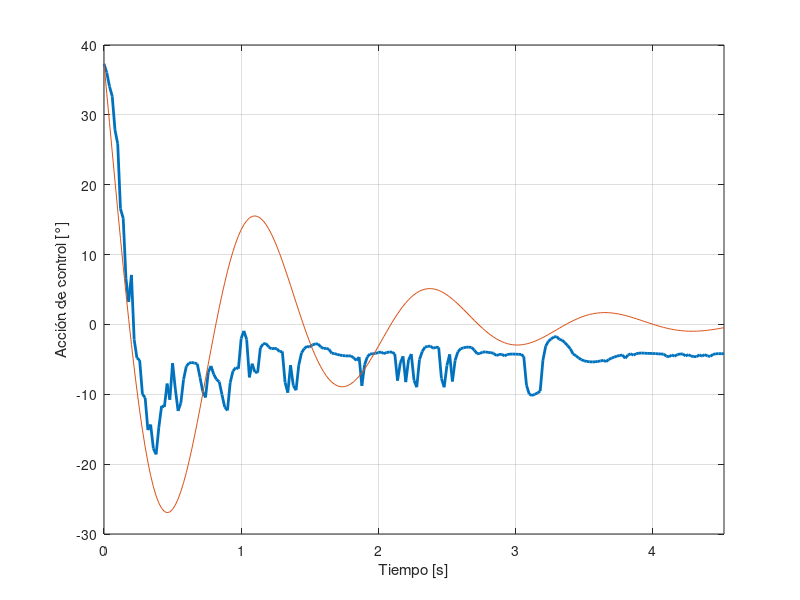
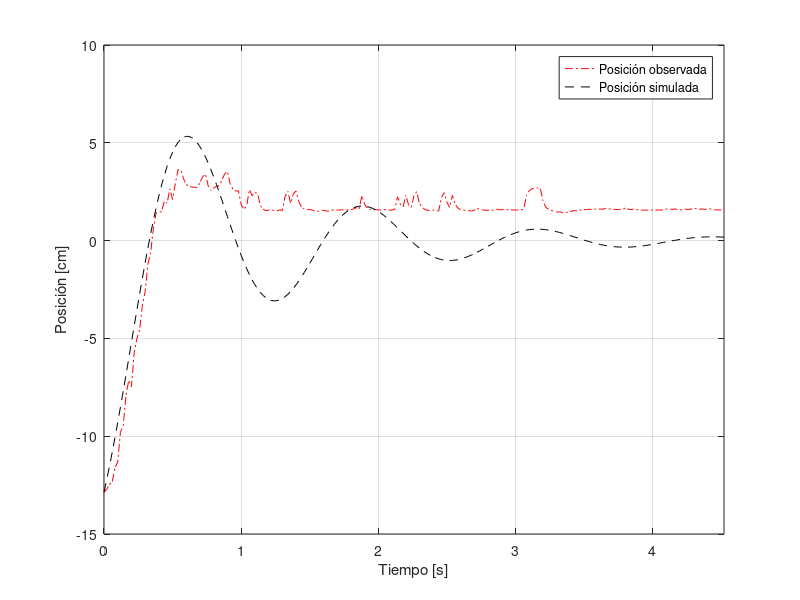
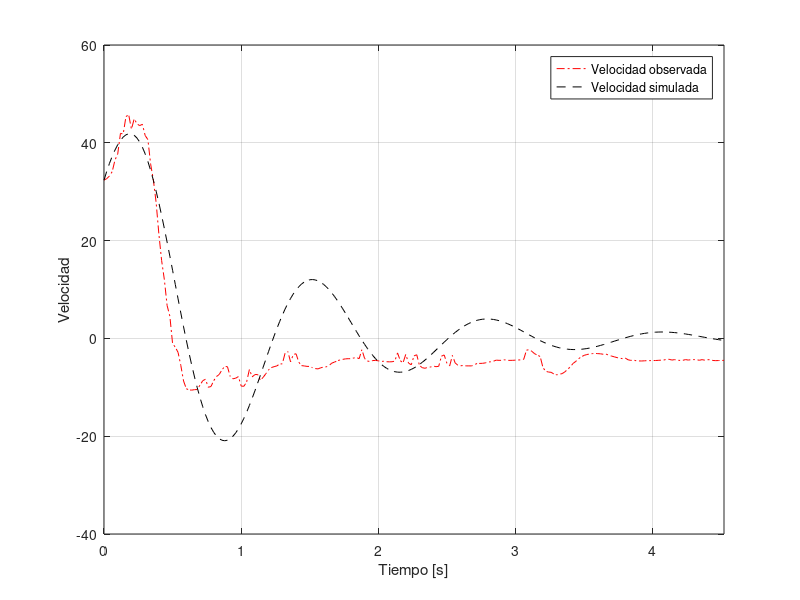
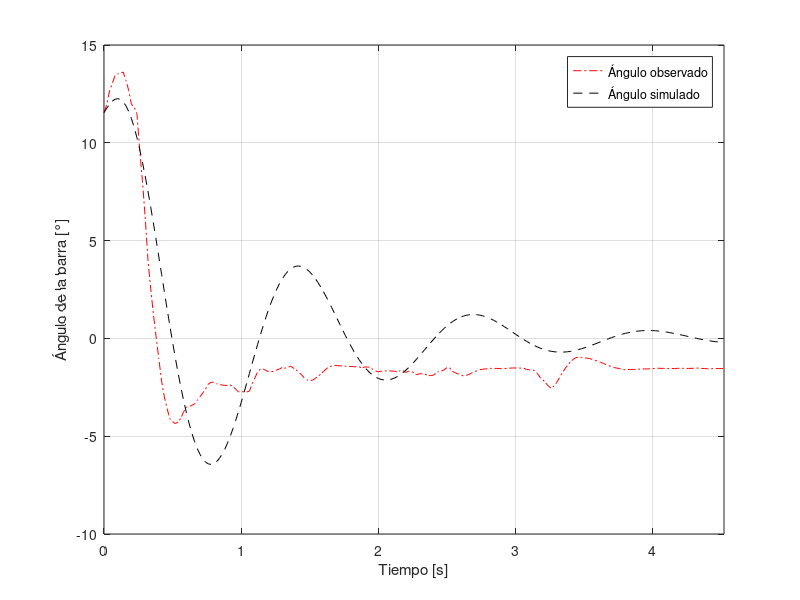

The MATLAB script that drew these images, in order:
clear; close all;

load('realimentacion_datos.mat');
load('realimentacion_simulada.mat');

[~, t0_idx] = min(abs(t - t0));
t = t(t0_idx:end) - t0;
%recorto los datos medidos:
uk = uk(t0_idx:end);

pos_obs = pos_obs(t0_idx:end);
vel_obs = vel_obs(t0_idx:end);
ang_obs = ang_obs(t0_idx:end);
velang_obs = velang_obs(t0_idx:end);

fig1 = figure(1);
plot(t, uk, 'LineWidth', 2); hold on;
plot(t, uk_sim);
grid on;
xlim([0, t(end)]);
xlabel('Tiempo [s]');
ylabel('Acción de control [°]');
exportgraphics(gcf, 'realim_img\uk.pdf', 'ContentType', 'image', 'Resolution', 300);

fig2 = figure(2);
plot(t, pos_obs, 'r-.'); hold on;
plot(t, pos_sim, 'k--');
grid on;
legend('Posición observada', 'Posición simulada');
xlim([0, t(end)]);
xlabel('Tiempo [s]');
ylabel('Posición [cm]');
exportgraphics(gcf, 'realim_img\pos.pdf', 'ContentType', 'image', 'Resolution', 300);

figure(3);
plot(t, vel_obs, 'r-.'); hold on;
plot(t, vel_sim, 'k--');
grid on;
legend('Velocidad observada', 'Velocidad simulada');
xlim([0, t(end)]);
xlabel('Tiempo [s]');
ylabel('Velocidad');
exportgraphics(gcf, 'realim_img\vel.pdf', 'ContentType', 'image', 'Resolution', 300);

figure(4);
plot(t, ang_obs, 'r-.'); hold on;
plot(t, ang_sim, 'k--');
grid on;
legend('Ángulo observado', 'Ángulo simulado');
xlim([0, t(end)]);
xlabel('Tiempo [s]');
ylabel('Ángulo de la barra [°]');
exportgraphics(gcf, 'realim_img\ang.pdf', 'ContentType', 'image', 'Resolution', 300);

figure(5);
plot(t, velang_obs, 'r-.'); hold on;
plot(t, velang_sim, 'k--');
grid on;
legend('Velocidad angular observada', 'Velocidad angular simulada');
xlim([0, t(end)]);
xlabel('Tiempo [s]');
ylabel('Velocidad angular [°/s]');
exportgraphics(gcf, 'realim_img\velang.pdf', 'ContentType', 'image', 'Resolution', 300);
